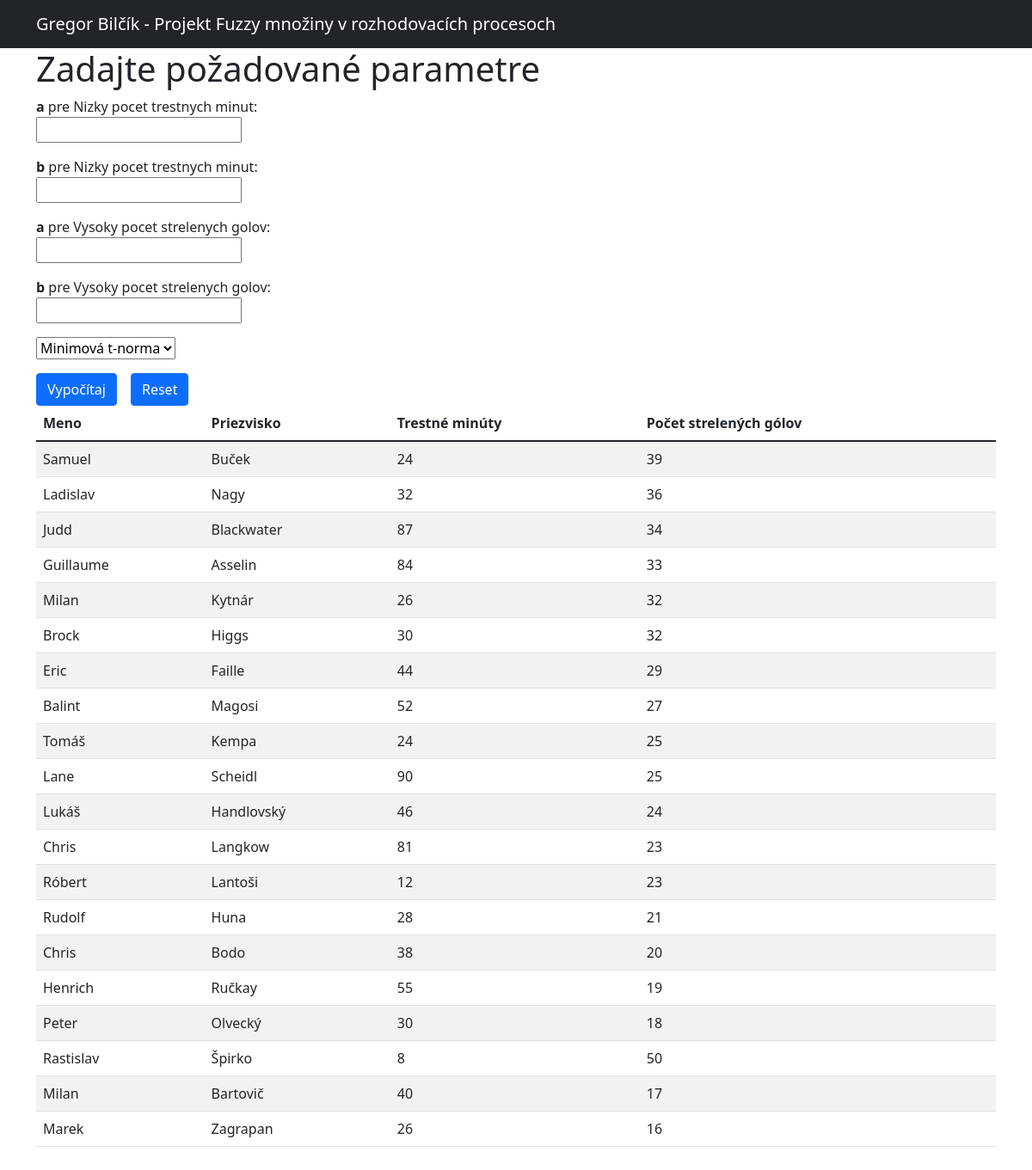
The page / on the database its author committed.
### tables this page shows
CREATE TABLE `zakladna_tabulka` (
  `id` int(3) NOT NULL,
  `meno_hraca` varchar(50) NOT NULL,
  `priezvisko_hraca` varchar(50) NOT NULL,
  `tim_skr` varchar(5) NOT NULL,
  `trestne_minuty` int(4) NOT NULL,
  `goly` int(4) NOT NULL,
  `intenzita_nizky_pocet_trestnych_minut` double(6,3) DEFAULT NULL,
  `intenzita_vysoky_pocet_golov` double(6,3) DEFAULT NULL,
  `minimova` double(6,3) DEFAULT NULL,
  `sucinova` double(6,3) DEFAULT NULL
);

### index.php (the view, shortened to what this page needs)
<!DOCTYPE html>
<html lang="en">
    <head>
        <link href="css/styles.css" rel="stylesheet" />
    </head>
    <body>
        <nav class="navbar navbar-expand-lg navbar-dark bg-dark">
            <div class="container">
                <a class="navbar-brand" href="#">Gregor Bilčík - Projekt Fuzzy množiny v rozhodovacích procesoch</a>
            </div>
        </nav>
        <div class="container">
        <div class="block">
                        <?php
							echo '<h1>Zadajte požadované parametre</h1>';
                            echo '<form action="vypocitaj.php" method="POST">';
                                echo '<b>a</b> pre Nizky pocet trestnych minut: <br> <p><input type ="text" name="a_minuty"></p>';
                                echo '<b>b</b> pre Nizky pocet trestnych minut: <br> <p><input type="text" name="b_minuty"></p>';
								echo '<b>a</b> pre Vysoky pocet strelenych golov: <br> <p><input type ="text" name="a_goly"></p>';
								echo '<b>b</b> pre Vysoky pocet strelenych golov: <br> <p><input type ="text" name="b_goly"></p>';
								echo '<select name = "t_norm">
                                <option type ="text" value = "minimova" selected>Minimová t-norma</option>
                                <option type ="text" value = "sucinova">Súčinová t-norma</option>
                             </select></p>';
								echo '<button type="submit" class="btn btn-primary" a href="spracuj.php">Vypočítaj</button>';
								echo '<button type="reset" class="btn btn-primary mx-3">Reset</button>';
                            echo '</form>';
                         ?>
		</div>
        <div>
            <?php
                include("config.php");
                $var= mysqli_connect("$localhost","$user","$password","$db") or die ("connect error");
				$sql="select meno_hraca, priezvisko_hraca, trestne_minuty, goly from zakladna_tabulka";
				$res=mysqli_query($var,$sql) or die ("registration error");
            ?>
        <div>
            <table class="table table-striped">
                <thead class="thead-dark">
                    <tr>
                    <th scope="col">Meno</th>
                    <th scope="col">Priezvisko</th>
                    <th scope="col">Trestné minúty</th>
                    <th scope="col">Počet strelených gólov</th>
                    </tr>
                </thead>
                <tbody>
                <?php
                while($row=mysqli_fetch_assoc($res))
                {
                $meno_hraca = $row['meno_hraca'];
                $priezvisko_hraca = $row['priezvisko_hraca'];
                $trestne_minuty = $row['trestne_minuty'];
                $goly = $row['goly'];
                echo "<tr>
                <td>".$meno_hraca."</td>
                <td>".$priezvisko_hraca."</td>
                <td>".$trestne_minuty."</td>
                <td>".$goly."</td>";
                }
                ?>
                </tbody>
            </table>
        </div>
       <div>
        <br>
        <br>
        <br>
        </div>
    </body>
</html>

### rows shown on the page
zakladna_tabulka: meno_hraca "Samuel", priezvisko_hraca "Buček", trestne_minuty "24", goly "39"
zakladna_tabulka: meno_hraca "Ladislav", priezvisko_hraca "Nagy", trestne_minuty "32", goly "36"
zakladna_tabulka: meno_hraca "Judd", priezvisko_hraca "Blackwater", trestne_minuty "87", goly "34"
zakladna_tabulka: meno_hraca "Guillaume", priezvisko_hraca "Asselin", trestne_minuty "84", goly "33"
zakladna_tabulka: meno_hraca "Milan", priezvisko_hraca "Kytnár", trestne_minuty "26", goly "32"
zakladna_tabulka: meno_hraca "Brock", priezvisko_hraca "Higgs", trestne_minuty "30", goly "32"
zakladna_tabulka: meno_hraca "Eric", priezvisko_hraca "Faille", trestne_minuty "44", goly "29"
zakladna_tabulka: meno_hraca "Balint", priezvisko_hraca "Magosi", trestne_minuty "52", goly "27"
zakladna_tabulka: meno_hraca "Tomáš", priezvisko_hraca "Kempa", trestne_minuty "24", goly "25"
zakladna_tabulka: meno_hraca "Lane", priezvisko_hraca "Scheidl", trestne_minuty "90", goly "25"
zakladna_tabulka: meno_hraca "Lukáš", priezvisko_hraca "Handlovský", trestne_minuty "46", goly "24"
zakladna_tabulka: meno_hraca "Chris", priezvisko_hraca "Langkow", trestne_minuty "81", goly "23"
zakladna_tabulka: meno_hraca "Róbert", priezvisko_hraca "Lantoši", trestne_minuty "12", goly "23"
zakladna_tabulka: meno_hraca "Rudolf", priezvisko_hraca "Huna", trestne_minuty "28", goly "21"
zakladna_tabulka: meno_hraca "Chris", priezvisko_hraca "Bodo", trestne_minuty "38", goly "20"
zakladna_tabulka: meno_hraca "Henrich", priezvisko_hraca "Ručkay", trestne_minuty "55", goly "19"
zakladna_tabulka: meno_hraca "Peter", priezvisko_hraca "Olvecký", trestne_minuty "30", goly "18"
zakladna_tabulka: meno_hraca "Rastislav", priezvisko_hraca "Špirko", trestne_minuty "8", goly "50"
zakladna_tabulka: meno_hraca "Milan", priezvisko_hraca "Bartovič", trestne_minuty "40", goly "17"
zakladna_tabulka: meno_hraca "Marek", priezvisko_hraca "Zagrapan", trestne_minuty "26", goly "16"
